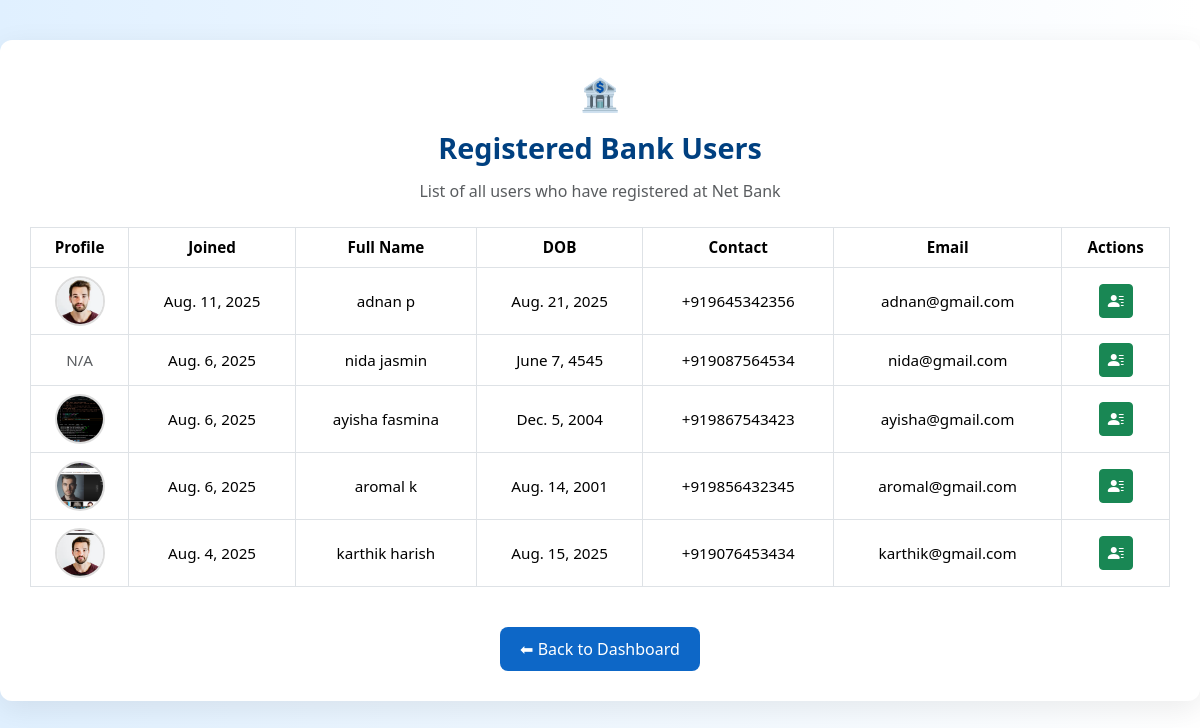
/users/, run on the app's committed database.
### api/models.py (models this page shows, shortened)
class BankUser(models.Model):
    date = models.DateField(default=date.today)
    first_name = models.CharField(max_length=20)
    last_name = models.CharField(max_length=20)
    dob = models.DateField()
    account_number = models.CharField(
        max_length=12,
        unique=True,
        validators=[RegexValidator(r'^\d{10,12}$', 'Account number must be 12 digits')]
    )
    branch = models.CharField(max_length=50)
    ifsc = models.CharField(
        max_length=11,
        validators=[RegexValidator(
            r'^[A-Z]{4}0[A-Z0-9]{6}$',
            'Invalid IFSC. Format: 4 letters, 0, then 6 alphanumerics (e.g., SBIN0001234)'
        )]
    )
    aadhaar_number = models.CharField(
        max_length=12,
        validators=[RegexValidator(r'^\d{12}$', 'Aadhaar must be a 12-digit number')]
    )
    Contact_number = models.CharField(
        max_length=13,
        validators=[RegexValidator(r'^\+91\d{10}$', 'Mobile must be +91 followed by 10 digits')]
    )
    email = models.EmailField(validators=[EmailValidator('Enter a valid email address')])
    card_number = models.CharField(
        max_length=16,
        validators=[RegexValidator(r'^\d{16}$', 'Card number must be exactly 16 digits')]
    )
    card_pin = models.CharField(
        max_length=6,
        validators=[
            RegexValidator(r'^\d+$', 'PIN must be numeric only'),
            MinLengthValidator(4, message="PIN must be at least 4 digits"),
            MaxLengthValidator(6, message="PIN can be at most 6 digits"),
        ]
    )
    photo = models.ImageField(upload_to='user_photos/', null=True, blank=True)
    balance = models.DecimalField(max_digits=12, decimal_places=2, default=0.00)
    pin = models.CharField(max_length=6,default='0000')
    class Meta:
        db_table = 'bankuser'
    class Meta:
        db_table = 'bankuser'

### api/views.py (the view)
# urls.py: path('users/', views.user_list, name='user_list'),
def user_list(request):
    users = BankUser.objects.all().order_by('-id')
    return render(request, 'user_list.html', {'users': users})

### api/templates/user_list.html (shortened to what this page needs)
{% load static %}
<!DOCTYPE html>
<html lang="en">
<head>
  <link href="https://cdn.jsdelivr.net/npm/bootstrap@5.3.2/dist/css/bootstrap.min.css" rel="stylesheet">
  <link rel="stylesheet" href="https://cdn.jsdelivr.net/npm/bootstrap-icons@1.10.5/font/bootstrap-icons.css">
</head>
<body>
<div class="container">
  <div class="text-center mb-4">
    <div class="header-icon mb-2">🏦</div>
    <div class="page-title">Registered Bank Users</div>
    <p class="text-muted">List of all users who have registered at Net Bank</p>
  </div>
  <div class="table-responsive">
    <table class="table table-bordered table-hover align-middle">
      <thead>
        <tr>
          <th>Profile</th>
          <th>Joined</th>
          <th>Full Name</th>
          <th>DOB</th>
          <th>Contact</th>
          <th>Email</th>
          <th>Actions</th>
        </tr>
      </thead>
      <tbody>
        {% for user in users %}
          <tr>
            <td>
              {% if user.photo %}
                <img src="{{ user.photo.url }}" class="user-photo" alt="User Photo">
              {% else %}
                <span class="text-muted">N/A</span>
              {% endif %}
            </td>
            <td>{{ user.date }}</td>
            <td>{{ user.first_name }} {{ user.last_name }}</td>
            <td>{{ user.dob }}</td>
            <td>{{ user.Contact_number }}</td>
            <td>{{ user.email }}</td>
            <td>
  <a href="{% url 'user_profile' user.id %}" class="btn btn-sm btn-success" title="Profile">
    <i class="bi bi-person-lines-fill"></i>
  </a>
</td>
          </tr>
        {% empty %}
          <tr>
            <td colspan="7" class="text-center text-danger fw-bold">No users registered yet.</td>
          </tr>
        {% endfor %}
      </tbody>
    </table>
  </div>
  <div class="text-center mt-4">
    <a href="{% url 'dashboard' %}" class="btn btn-back">⬅ Back to Dashboard</a>
  </div>
</div>
</body>
</html>

### api/templates/user_list.html (style rules this page uses)
body { background: linear-gradient(to right, #e0f0ff, #ffffff); font-family: 'Segoe UI', sans-serif; min-height: 100vh; padding-top: 40px; }
.container { background: #fff; border-radius: 12px; padding: 30px; box-shadow: 0 8px 30px rgba(0, 0, 0, 0.08); max-width: 1200px; }
.header-icon { font-size: 2rem; color: #0d67c7; }
.page-title { font-weight: 600; font-size: 1.8rem; margin-bottom: 10px; color: #004080; }
.table thead { background-color: #004080; color: #fff; }
.table th, .table td { vertical-align: middle; text-align: center; font-size: 0.95rem; }
.user-photo { width: 50px; height: 50px; object-fit: cover; border-radius: 50%; border: 2px solid #ddd; }
.btn-back { background-color: #0d67c7; color: white; border: none; padding: 10px 20px; border-radius: 8px; font-weight: 500; transition: background-color 0.3s ease; }
.btn-sm i { font-size: 1rem; }

### data on the page
BankUser: photo (picture), date "Aug. 11, 2025", first_name "adnan", last_name "p", dob "Aug. 21, 2025", Contact_number "+919645342356", email "adnan@gmail.com"
BankUser: photo "N/A", date "Aug. 6, 2025", first_name "nida", last_name "jasmin", dob "June 7, 4545", Contact_number "+919087564534", email "nida@gmail.com"
BankUser: photo (picture), date "Aug. 6, 2025", first_name "ayisha", last_name "fasmina", dob "Dec. 5, 2004", Contact_number "+919867543423", email "ayisha@gmail.com"
BankUser: photo (picture), date "Aug. 6, 2025", first_name "aromal", last_name "k", dob "Aug. 14, 2001", Contact_number "+919856432345", email "aromal@gmail.com"
BankUser: photo (picture), date "Aug. 4, 2025", first_name "karthik", last_name "harish", dob "Aug. 15, 2025", Contact_number "+919076453434", email "karthik@gmail.com"
